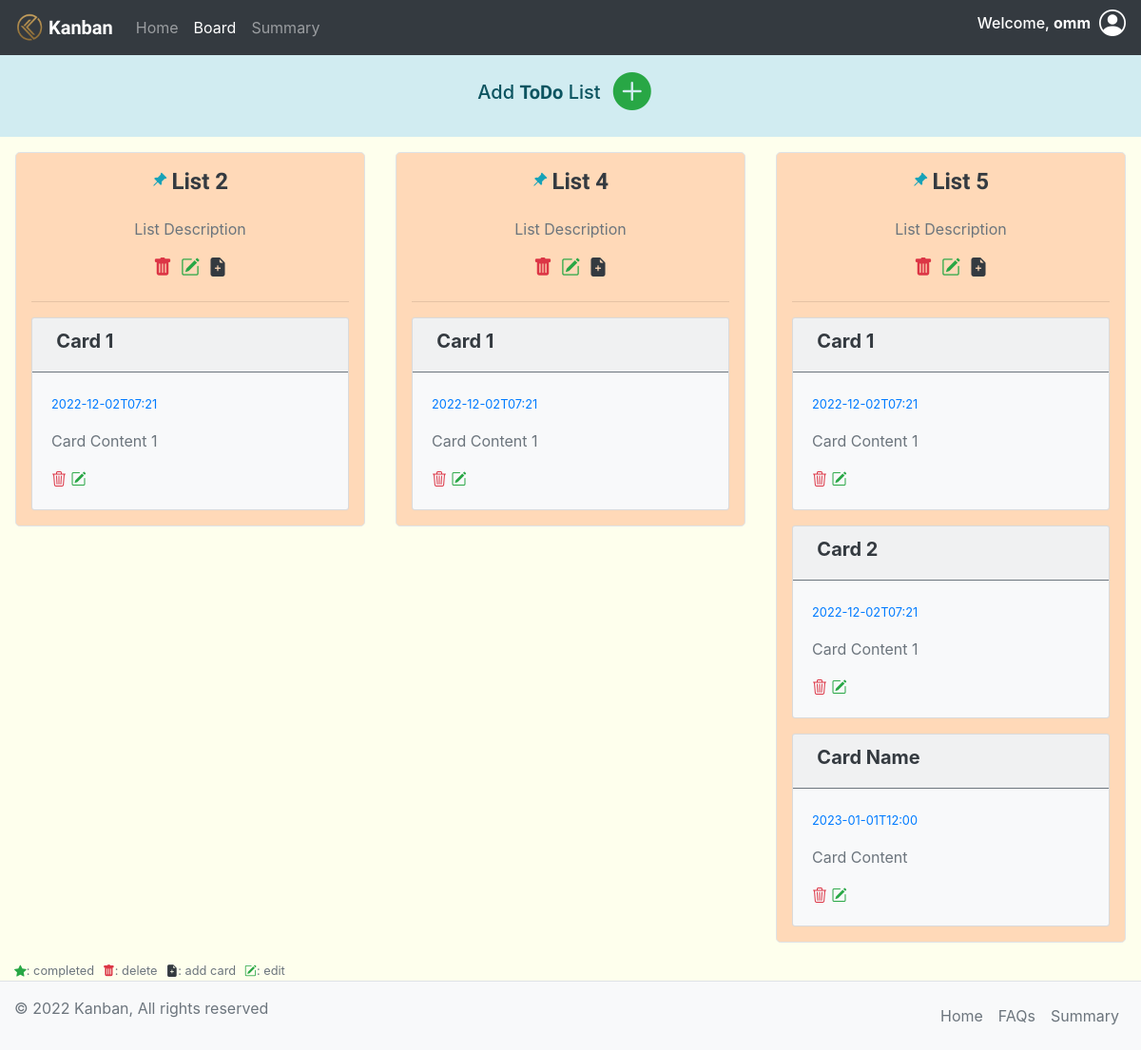
The app's page /board (signed in), older data.
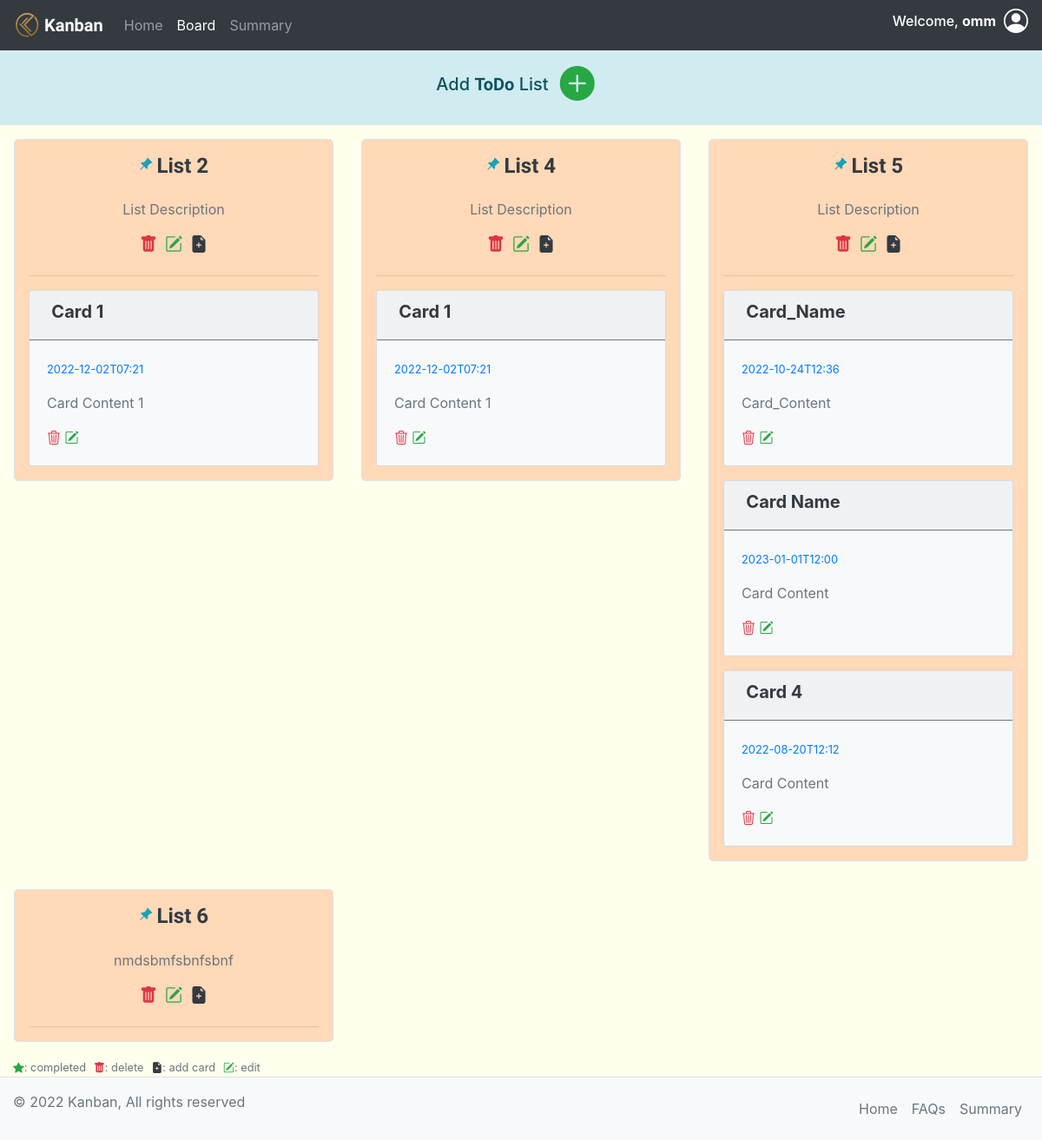
The same page, newer data.
### application/models.py (models this page shows)
class Account(db.Model, UserMixin):
    __tablename__ = 'account'
    id = db.Column(db.Integer, primary_key=True, autoincrement=True)
    password = db.Column(db.String(255), nullable=False)
    username = db.Column(db.String, nullable=False)
    email = db.Column(db.String, nullable=False, unique=True)
    active = db.Column(db.Boolean())
    tpending = db.Column(db.Integer, default=0)
    tcompleted = db.Column(db.Integer, default=0)
    lists = db.relationship('List', secondary="account_list")
    roles = db.relationship('Role', secondary=roles_users,backref=db.backref('users', lazy='dynamic'))

class List(db.Model):
    __tablename__ = 'list'
    list_id = db.Column(db.Integer, primary_key=True, autoincrement=True)
    list_name = db.Column(db.String, nullable=False)
    list_desc = db.Column(db.String)
    lpending = db.Column(db.Integer, default=0)
    lcompleted = db.Column(db.Integer, default=0)
    loverdue = db.Column(db.Integer, default=0)
    cards = db.relationship('Card', secondary="list_card")

class Card(db.Model):
    __tablename__ = 'card'
    card_id = db.Column(db.Integer, primary_key=True, autoincrement=True)
    title = db.Column(db.String, nullable=False)
    content = db.Column(db.String)
    deadline = db.Column(db.String, nullable=False)
    creation_datetime = db.Column(db.String, nullable=False)
    completed = db.Column(db.Boolean(), default=0)
    last_update = db.Column(db.String)
    completed_datetime = db.Column(db.String)

### application/controllers.py (the view)
@app.route("/board", methods=['GET'])
def board():
    clear_graphs()
    global alert_error, alert_color, alert_condition, alert_message
    lists = []
    if current_user.is_authenticated:
        lists = current_user.lists
    if alert_error:
        alert_error = False
        template = render_template('board.html',show=True, alert_color=alert_color, alert_condition=alert_condition, alert_message=alert_message, lists=lists)
        alert_color, alert_condition, alert_message = '','',''
        return template
    return render_template('board.html', lists=lists)

### application/controllers.py (called while the page is built)
def clear_graphs():
    files = glob.glob('./static/plots/*')
    for f in files:
        os.remove(f)

### templates/board.html (shortened to what this page needs)
<!doctype html>
<html lang="en">
<head>
    {% include 'head.html' %}
</head>
<body>
    <nav class="navbar navbar-expand-lg navbar-dark bg-dark">
        <a class="navbar-brand" href="/home" style="font-family: 'Prompt', sans-serif;">
            <img src="../static/images/logo.png" width="30" height="30" class="d-inline-block align-top" alt="">
            <strong> Kanban</strong>
        </a>
        <div class="collapse navbar-collapse" id="navbarNav">
            <ul class="navbar-nav mr-auto">
                <li class="nav-item">
                    <a class="nav-link" href="/home">Home </a>
                </li>
                <li class="nav-item active">
                    <a class="nav-link" href="/board">Board<span class="sr-only">(current)</span></a>
                </li>
                <li class="nav-item">
                    <a class="nav-link" href="/summary">Summary</a>
                </li>
            </ul>
            {% include 'log.html' %}
        </div>
    </nav>
    <div class="alert-info py-2">
        <div class="d-flex my-2 my-lg-0 justify-content-center align-items-center">
            <h5>Add <strong style="font-family: 'Prompt', sans-serif;">ToDo</strong> List</h5>
            <a class="btn  my-2 my-sm-0  " data-toggle="modal" data-target="#listCreateModal" type="submit">
                <h1 class="bi-plus-circle-fill text-success"></h1>
            </a>
        </div>
    </div>
    <div class="container-fluid " style="background-color: #feffed;">
        <div class="row ">
            {% if lists|length > 0 %}
            {% for list in lists %}
            <div class="col-lg-4 col-sm-6 col-md-6  p-3">
                <div class="justify-content-center justify-item-center border list border px-3 rounded-lg" style="background-color:  #ffd9b8;">
                    <div class="d-flex  justify-content-center py-3 ">
                        <i class="bi bi-pin-angle-fill text-info"></i>&nbsp;
                        <h4 class="text-dark"><strong style="font-family: 'Prompt', sans-serif;">{{
                                list['list_name']}}</strong></h4>
                    </div>
                    <div class="d-flex  justify-content-center px-3">
                        <p class="text-muted">{{ list['list_desc'] }}</p>
                    </div>
                    <div class="d-flex  justify-content-center">
                        <a href="" class=" text-danger" data-toggle="modal"
                            data-target="#listDeleteModal_{{list['list_id']}}">
                            <h5 class=" bi-trash-fill"></h5>
                        </a>&nbsp;&nbsp;
                        <a href="" class=" text-success" data-toggle="modal"
                            data-target="#listUpdateModal_{{list['list_id']}}">
                            <h5 class="bi-pencil-square"></h5>
                        </a>&nbsp;&nbsp;
                        <a href="" class=" text-dark" data-toggle="modal" data-target="#createCard_{{list['list_id']}}">
                            <h5 class="bi-file-earmark-plus-fill"></h5>
                        </a>
                    </div>
                    <hr>
                    {% if list['cards']|length > 0 %}
                    {% for card in list['cards'] %}
                    <div class="card bg-light mb-3 rounded-sm">
                        <div class="card-header  in-line border-secondary">
                            <h5>
                                &nbsp;<strong class="text-dark">{{card['title']}}</strong>
                            </h5>
                        </div>
                        <div class="card-body justify-item-center">
                            <p class="card-text text-primary"><small class="">{{card['deadline']}}</small></p>
                            <p class="card-text text-muted">{{card['content']}}</p>
                            <form action="/delete" method="post" class="inline">
                                <a href="" class="bi-trash3 text-danger" type="" data-toggle="modal"
                                    data-target="#cardDeleteModal_{{card['card_id']}}"></a>
                                <a href="" class="bi-pencil-square text-success" data-toggle="modal"
                                    data-target="#cardUpdateModal_{{card['card_id']}}"></a>
                            </form>
                        </div>
                    </div>
                    {% endfor %}
                    {% endif %}
                </div>
            </div>
            {% endfor %}
            {% endif %}
        </div>
        <small class="text-muted"><i class="bi bi-star-fill text-success"></i>: completed</small>&nbsp;
        <small class="text-muted"><i class="bi bi-trash-fill text-danger"></i>: delete</small>&nbsp;
        <small class="text-muted"><i class="bi bi-file-earmark-plus-fill text-dark"></i>: add card</small>&nbsp;
        <small class="text-muted"><i class="bi bi-pencil-square text-success"></i>: edit</small>
    </div>
    {% include 'footer.html' %}
</body>
</html>

### templates/head.html (shortened to what this page needs)
    <link rel="stylesheet" href="https://cdn.jsdelivr.net/npm/bootstrap-icons@1.8.3/font/bootstrap-icons.css">
    <link rel="stylesheet" href="https://cdn.jsdelivr.net/npm/bootstrap@4.4.1/dist/css/bootstrap.min.css"
>
    <link rel="stylesheet" href="../static/style.css">

### templates/log.html (shortened to what this page needs)
{% if current_user.is_authenticated %}
<h6 class="text-white ">Welcome, <strong>{{current_user.username}} </strong></h6>&nbsp;&nbsp;
<div class="dropdown dropleft">
    <a href="" class="my-sm-0 dropdown-toggle my-2 " id="profile" data-toggle="dropdown"
        aria-haspopup="true" aria-expanded="false">
        <h3 class="bi text-white bi-person-circle"></h3>
    </a>
</div>
{% else %}
<a href="/login" class="btn btn-outline-success my-2 my-sm-0 ">SignIn</a>
<a href="/register" class="btn btn-outline-danger my-2 my-sm-0 mx-2" role="button"
    aria-pressed="true">SignUp</a>
{% endif %}

### templates/footer.html (shortened to what this page needs)
<footer class="d-flex flex-wrap justify-content-between  py-3 border-top bg-light ">
    <p class="col-md-4 mb-0 text-muted"> &copy; 2022 Kanban, All rights reserved</p>
    <ul class="nav col-md-4 justify-content-end">
        <li class="nav-item"><a href="/home" class="nav-link px-2 text-muted">Home</a></li>
        <li class="nav-item"><a href="/home" class="nav-link px-2 text-muted">FAQs</a></li>
        <li class="nav-item"><a href="/summary" class="nav-link px-2 text-muted">Summary</a></li>
    </ul>
</footer>

### static/style.css (style rules this page uses)
.dropdown-toggle::after { content: none; }
.dropleft .dropdown-toggle::before { display: inline-block; margin-right: 0.255em; vertical-align: 0.255em; content: none; border-top: 0.3em solid transparent; border-right: 0.3em solid; border-bottom: 0.3em solid transparent; }

Row changes from the older to the newer data that the page shows:
removed Card: title "Card 1", deadline "2022-12-02T07:21", content "Card Content 1", shown under List "List 5"
changed Card: title "Card 2" → "Card_Name"; deadline "2022-12-02T07:21" → "2022-10-24T12:36"; content "Card Content 1" → "Card_Content"
added Card: title "Card 4", deadline "2022-08-20T12:12", content "Card Content", shown under List "List 5"
added List: list_name "List 6", list_desc "nmdsbmfsbnfsbnf"
